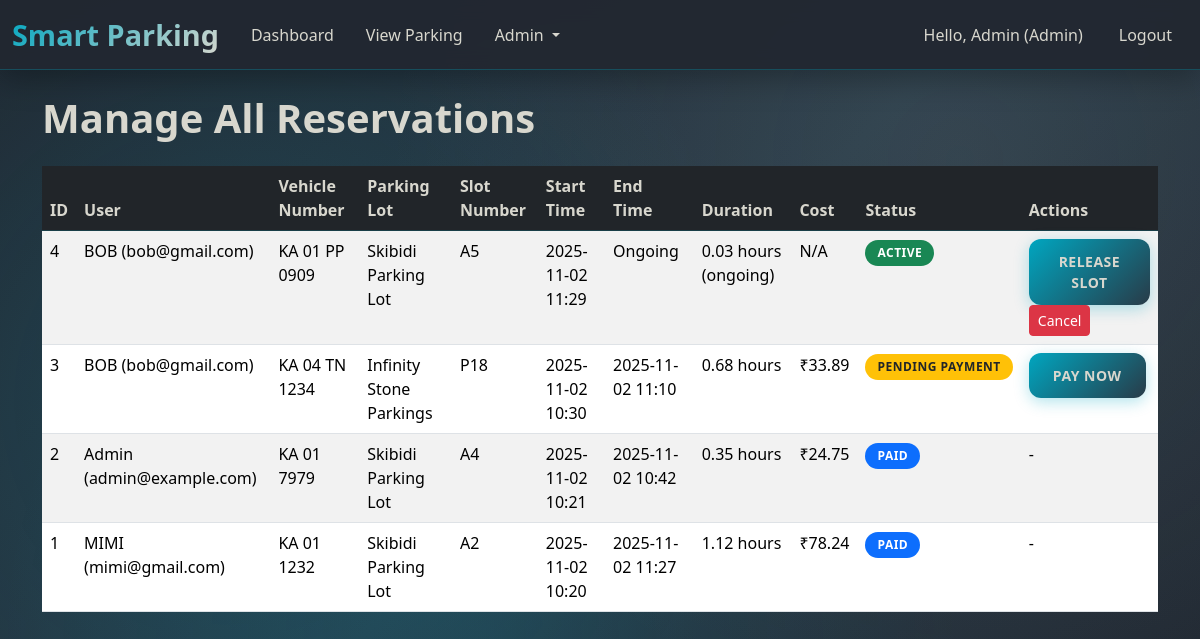
Screenshot of /admin/reservations (signed in) with the database file from the repository.
### models/user.py (models this page shows, shortened)
class User(db.Model, UserMixin):
    id = db.Column(db.Integer, primary_key=True)
    name = db.Column(db.String(100), nullable=False)
    email = db.Column(db.String(120), unique=True, nullable=False)
    password = db.Column(db.String(200), nullable=False)
    role = db.Column(db.String(20), default='user') # 'user' or 'admin'
    reservations = db.relationship('Reservation', backref='user', lazy=True)
    @property
    def is_admin(self):
        return self.role == 'admin'

### models/reservation.py (models this page shows, shortened)
class Reservation(db.Model):
    id = db.Column(db.Integer, primary_key=True)
    user_id = db.Column(db.Integer, db.ForeignKey('user.id'), nullable=False)
    slot_id = db.Column(db.Integer, db.ForeignKey('parking_slot.id'), nullable=False)
    vehicle_number = db.Column(db.String(20), nullable=False)
    start_time = db.Column(db.DateTime, nullable=False, default=datetime.utcnow)
    end_time = db.Column(db.DateTime, nullable=False)
    status = db.Column(db.String(20), default='active')
    cost = db.Column(db.Float, nullable=True)

### models/lot.py (models this page shows, shortened)
class ParkingLot(db.Model):
    id = db.Column(db.Integer, primary_key=True)
    name = db.Column(db.String(100), unique=True, nullable=False)
    location = db.Column(db.String(200), nullable=False)
    price = db.Column(db.Float, nullable=True)
    address = db.Column(db.String(255), nullable=True)
    pin_code = db.Column(db.String(20), nullable=True)
    maximum_number_of_spots = db.Column(db.Integer, nullable=True)
    slots = db.relationship('ParkingSlot', backref='lot', lazy=True, cascade="all, delete-orphan")

### models/slot.py (models this page shows, shortened)
class ParkingSlot(db.Model):
    id = db.Column(db.Integer, primary_key=True)
    lot_id = db.Column(db.Integer, db.ForeignKey('parking_lot.id'), nullable=False)
    slot_number = db.Column(db.String(20), nullable=False)
    status = db.Column(db.String(20), default='available')
    __table_args__ = (db.UniqueConstraint('lot_id', 'slot_number', name='_lot_slot_uc'),)
    reservations = db.relationship('Reservation', backref='slot', lazy=True)

### controllers/main_controller.py (the view)
@main_bp.route('/admin/reservations')
@admin_required
def admin_reservations():
    reservations = Reservation.query.order_by(Reservation.start_time.desc()).all()
    return render_template('admin_reservations.html', reservations=reservations, now=datetime.utcnow())

### app.py (called while the page is built)
@login_manager.user_loader
def load_user(user_id):
    return User.query.get(int(user_id))

@app.context_processor
def inject_globals():
    return dict(current_user=current_user, now=datetime.utcnow)

### controllers/main_controller.py (called while the page is built)
def admin_required(f):
    @wraps(f)
    @login_required
    def decorated_function(*args, **kwargs):
        if not current_user.is_admin:
            flash('You do not have permission to access this page.', 'danger')
            return redirect(url_for('main.dashboard'))
        return f(*args, **kwargs)
    return decorated_function

### templates/admin_reservations.html
{% extends "base.html" %}
{% block content %}
<h1 class="mb-4">Manage All Reservations</h1>
{% if reservations %}
    <div class="table-responsive">
        <table class="table table-striped table-hover">
            <thead class="table-dark">
                <tr>
                    <th>ID</th>
                    <th>User</th>
                    <th>Vehicle Number</th>
                    <th>Parking Lot</th>
                    <th>Slot Number</th>
                    <th>Start Time</th>
                    <th>End Time</th>
                    <th>Duration</th>
                    <th>Cost</th>
                    <th>Status</th>
                    <th>Actions</th>
                </tr>
            </thead>
            <tbody>
                {% for res in reservations %}
                <tr>
                    <td>{{ res.id }}</td>
                    <td>{{ res.user.name if res.user else 'N/A' }} ({{ res.user.email if res.user else 'N/A' }})</td>
                    <td>{{ res.vehicle_number }}</td>
                    <td>{{ res.slot.lot.name if res.slot and res.slot.lot else 'N/A' }}</td>
                    <td>{{ res.slot.slot_number if res.slot else 'N/A' }}</td>
                    <td>{{ res.start_time.strftime('%Y-%m-%d %H:%M') }}</td>
                    <td>
                        {% if res.status == 'active' %}
                            Ongoing
                        {% else %}
                            {{ res.end_time.strftime('%Y-%m-%d %H:%M') }}
                        {% endif %}
                    </td>
                    <td>
                        {% if res.status == 'active' %}
                            {% set duration = now - res.start_time %}
                            {% set hours = duration.total_seconds() / 3600 %}
                            {{ "%.2f"|format(hours) }} hours (ongoing)
                        {% elif res.end_time and res.start_time %}
                            {% set duration = res.end_time - res.start_time %}
                            {% set hours = duration.total_seconds() / 3600 %}
                            {{ "%.2f"|format(hours) }} hours
                        {% else %}
                            N/A
                        {% endif %}
                    </td>
                    <td>
                        {% if res.cost is not none %}
                            ₹{{ "{:,.2f}".format(res.cost) }}
                        {% else %}
                            N/A
                        {% endif %}
                    </td>
                    <td>
                        {% if res.status == 'active' %}
                            <span class="badge bg-success">Active</span>
                        {% elif res.status == 'paid' %}
                            <span class="badge bg-primary">Paid</span>
                        {% elif res.status == 'completed' %}
                            <span class="badge bg-warning text-dark">Pending Payment</span>
                        {% else %}
                            <span class="badge bg-danger">Cancelled</span>
                        {% endif %}
                    </td>
                    <td>
                        {% if res.status == 'active' %}
                        <a href="{{ url_for('main.release_slot', reservation_id=res.id) }}" class="btn btn-sm btn-success" onclick="return confirm('Are you sure you want to release this slot?');">Release Slot</a>
                        <a href="{{ url_for('main.cancel_reservation', reservation_id=res.id) }}" class="btn btn-sm btn-danger" onclick="return confirm('Are you sure you want to cancel this reservation? This action is irreversible.');">Cancel</a>
                        {% elif res.status == 'completed' %}
                        <a href="{{ url_for('main.pay', reservation_id=res.id) }}" class="btn btn-sm btn-primary">Pay Now</a>
                        {% else %}
                        -
                        {% endif %}
                    </td>
                </tr>
                {% endfor %}
            </tbody>
        </table>
    </div>
{% else %}
    <div class="alert alert-info" role="alert">
        No reservations found.
    </div>
{% endif %}
{% endblock %}

### templates/base.html (shortened to what this page needs)
<!DOCTYPE html>
<html lang="en">
<head>
    <link href="https://cdn.jsdelivr.net/npm/bootstrap@5.3.3/dist/css/bootstrap.min.css" rel="stylesheet">
    <link rel="stylesheet" href="{{ url_for('static', filename='css/styles.css') }}">
</head>
<body>
    <nav class="navbar navbar-expand-lg navbar-dark bg-dark">
        <div class="container-fluid">
            <a class="navbar-brand" href="{{ url_for('main.dashboard') }}">Smart Parking</a>
            <div class="collapse navbar-collapse" id="navbarNav">
                <ul class="navbar-nav me-auto mb-2 mb-lg-0">
                    {% if current_user.is_authenticated %}
                        <li class="nav-item">
                            <a class="nav-link" href="{{ url_for('main.dashboard') }}">Dashboard</a>
                        </li>
                        <li class="nav-item">
                            <a class="nav-link" href="{{ url_for('main.view_parking') }}">View Parking</a>
                        </li>
                        {% if current_user.is_admin %}
                        <li class="nav-item dropdown">
                            <a class="nav-link dropdown-toggle" href="#" id="adminDropdown" role="button" data-bs-toggle="dropdown" aria-expanded="false">
                              Admin
                            </a>
                        </li>
                        {% endif %}
                    {% endif %}
                </ul>
                <ul class="navbar-nav">
                    {% if current_user.is_authenticated %}
                        <li class="nav-item">
                            <span class="nav-link text-white">Hello, {{ current_user.name }} ({{ current_user.role | capitalize }})</span>
                        </li>
                        <li class="nav-item">
                            <a class="nav-link btn btn-outline-light ms-2" href="{{ url_for('auth.logout') }}">Logout</a>
                        </li>
                    {% endif %}
                </ul>
            </div>
        </div>
    </nav>
    <div class="container mt-4">
        {% block content %}{% endblock %}
    </div>
</body>
</html>

### static/css/styles.css (style rules this page uses)
body { background: linear-gradient(135deg, #222831 0%, #283b48 50%, #222831 100%); background-attachment: fixed; font-family: 'Segoe UI', Tahoma, Geneva, Verdana, sans-serif; min-height: 100vh; position: relative; color: #d8d7ce; }
body::before { content: ''; position: fixed; top: 0; left: 0; width: 100%; height: 100%; background: radial-gradient(circle at 20% 50%, rgba(0, 166, 192, 0.15) 0%, transparent 50%), radial-gradient(circle at 80% 20%, rgba(216, 215, 206, 0.08) 0%, transparent 50%), radial-gradient(circle at 40% 80%, rgba(0, 166, 192, 0.1) 0%, transparent 50%); animation: float 20s ease-in-out infinite; pointer-events: none; z-index: -1; }
.navbar { backdrop-filter: blur(10px); background: rgba(34, 40, 49, 0.95) !important; box-shadow: 0 8px 32px rgba(0, 0, 0, 0.3); border-bottom: 1px solid rgba(0, 166, 192, 0.3); }
.navbar-brand { font-weight: 700; font-size: 1.8rem; background: linear-gradient(135deg, #00a6c0, #d8d7ce); -webkit-background-clip: text; -webkit-text-fill-color: transparent; background-clip: text; text-shadow: none; }
.navbar .btn { border-radius: 0.5rem; padding: 0.5rem 1rem; font-weight: 600; margin-left: 0.5rem; transition: all 0.3s ease; color: #d8d7ce; }
.navbar-nav .nav-link { color: #d8d7ce !important; font-weight: 500; margin: 0 0.25rem; padding: 0.5rem 0.75rem !important; border-radius: 0.5rem; transition: all 0.3s ease; }
.btn-primary { background: linear-gradient(135deg, #00a6c0, #283b48); border: none; border-radius: 0.75rem; padding: 0.75rem 1.5rem; font-weight: 600; text-transform: uppercase; letter-spacing: 0.5px; transition: all 0.3s ease; box-shadow: 0 4px 15px rgba(0, 166, 192, 0.3); color: #d8d7ce; }
.btn-success { background: linear-gradient(135deg, #00a6c0, #283b48); border: none; border-radius: 0.75rem; padding: 0.75rem 1.5rem; font-weight: 600; text-transform: uppercase; letter-spacing: 0.5px; transition: all 0.3s ease; box-shadow: 0 4px 15px rgba(0, 166, 192, 0.3); color: #d8d7ce; }
.badge { padding: 0.6em 1em; font-size: 0.75em; font-weight: 600; border-radius: 50px; text-transform: uppercase; letter-spacing: 0.5px; }
.container, .container-fluid { position: relative; z-index: 1; }
h1, h2, h3, h4, h5, h6 { color: #d8d7ce; font-weight: 600; }
p, span, div { color: #d8d7ce; }
a { color: #00a6c0; text-decoration: none; transition: all 0.3s ease; }
.table { color: #d8d7ce; }
.table-dark { background-color: rgba(34, 40, 49, 0.9); border-color: rgba(0, 166, 192, 0.2); }
.table-dark th, .table-dark td { border-color: rgba(0, 166, 192, 0.2); color: #d8d7ce; }
html { scroll-behavior: smooth; }
.navbar { z-index: 1100; position: relative; }

### rows the page displays
User: name "Admin", role "Admin"
Reservation: id "4", user "BOB", user "bob@gmail.com", vehicle_number "KA 01 PP 0909", slot.lot "Skibidi Parking Lot", slot "A5", start_time "2025-11-02 11:29", status "Ongoing", hours "0.03", shows "N/A"
Reservation: id "3", user "BOB", user "bob@gmail.com", vehicle_number "KA 04 TN 1234", slot.lot "Infinity Stone Parkings", slot "P18", start_time "2025-11-02 10:30", end_time "2025-11-02 11:10", hours "0.68", cost "33.89", status "PENDING PAYMENT"
Reservation: id "2", user "Admin", user "admin@example.com", vehicle_number "KA 01 7979", slot.lot "Skibidi Parking Lot", slot "A4", start_time "2025-11-02 10:21", end_time "2025-11-02 10:42", hours "0.35", cost "24.75", status "PAID"
Reservation: id "1", user "MIMI", user "mimi@gmail.com", vehicle_number "KA 01 1232", slot.lot "Skibidi Parking Lot", slot "A2", start_time "2025-11-02 10:20", end_time "2025-11-02 11:27", hours "1.12", cost "78.24", status "PAID"
